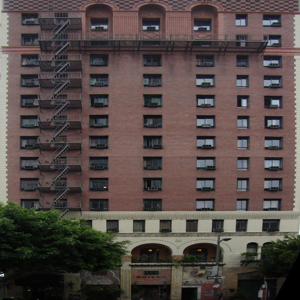
#> input picture data/facades/img/cmp_b0046.png, 300 x 300 px, found by its file name; its folder holds 4 pictures in this run
$ jupyter execute --allow-errors Output.ipynb   (older library calls are emulated)
#> lines starting #> are read from the running program, lines starting #| are printed output that depends on the picture; pictures that were not available may be replaced by others from this repository, and a replacement may not be noted
#> further down, facade_a is the input picture: PIL image 300x300 RGB; mean R, G, B 84.4, 73.8, 70.9
#> `facade_a = facade_a.resize((256, 256), Image.BICUBIC)`:
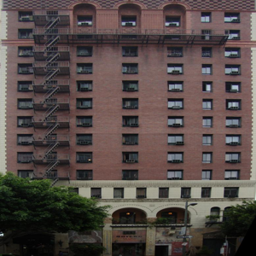
#> facade_a: PIL image 256x256 RGB; mean R, G, B 84.4, 73.8, 70.9
[cell 1]
import torch
import torch.nn as nn
import os
import numpy as np
import cv2
from PIL import Image
import torchvision.transforms as transforms
import matplotlib.pyplot as plt
import torch.nn.functional as F
from scipy.ndimage.filters import median_filter

# 언샵 마스크

[cell 2]
def unsharp(image, sigma, strength):

    # Median filtering
    image_mf = median_filter(image, sigma)

    # Calculate the Laplacian
    lap = cv2.Laplacian(image_mf,cv2.CV_64F)

    # Calculate the sharpened image
    sharp = image-strength*lap

    sharp[sharp>255] = 255
    sharp[sharp<0] = 0

    return sharp

[cell 3]
# conv function
# [16 lines left out: functions conv, deconv, not called in this run]

[cell 4]
class Generator(nn.Module):
    # initializers
    # [46 lines left out: functions __init__, forward, not called in this run]

[cell 5]
# [11 lines left out: functions to_var, to_data, not called in this run]

def denorm(x):
    out = (x + 1) / 2
    return out.clamp(0, 1)

# [36 lines left out: functions show_images, save_images, upgradepic, not called in this run]

# Read Generator

#> (a cell that did not finish here is left out)

[cell 7]
import os
os.chdir("D:/facades/skt")

[cell 8]
directory_skt = "D:/facades/skt5"

[cell 9]
directory_img= "D:/facades/img"

[cell 10]
dirlist_img= os.listdir('D:/facades/img')

[cell 11]
dirlist_skt = os.listdir('D:/facades/skt5')

#> (a cell that did not finish here is left out)

# unsharp code

[cell 13]
dirlist = os.listdir('C:/Users/User/Desktop/데이터진흥원/d')

#> (a cell that did not finish here is left out)


$ run again, on data/facades/img/cmp_b0067.png
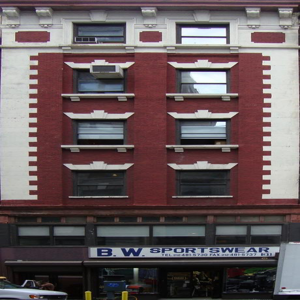
#> input picture data/facades/img/cmp_b0067.png, 300 x 300 px, found by its file name
#> facade_a is the input picture: PIL image 300x300 RGB; mean R, G, B 102.7, 88.9, 91
#> `facade_a = facade_a.resize((256, 256), Image.BICUBIC)`:
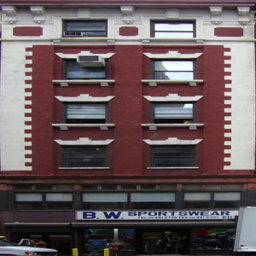
#> facade_a: PIL image 256x256 RGB; mean R, G, B 102.7, 88.9, 91

$ run again, on data/facades/img/cmp_b0070.png
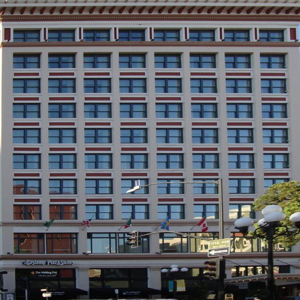
#> input picture data/facades/img/cmp_b0070.png, 300 x 300 px, found by its file name
#> facade_a is the input picture: PIL image 300x300 RGB; mean R, G, B 94.4, 97.6, 104.6
#> `facade_a = facade_a.resize((256, 256), Image.BICUBIC)`:
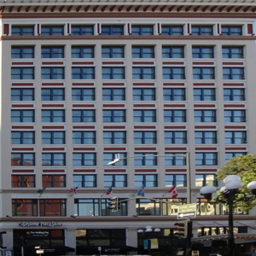
#> facade_a: PIL image 256x256 RGB; mean R, G, B 94.4, 97.6, 104.6

$ run again, on data/facades/img/cmp_b0083.png
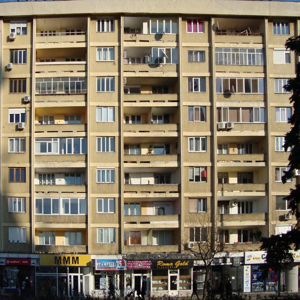
#> input picture data/facades/img/cmp_b0083.png, 300 x 300 px, found by its file name
#> facade_a is the input picture: PIL image 300x300 RGB; mean R, G, B 132.4, 120.8, 100.5
#> `facade_a = facade_a.resize((256, 256), Image.BICUBIC)`:
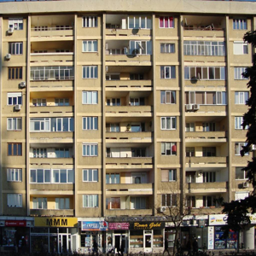
#> facade_a: PIL image 256x256 RGB; mean R, G, B 132.4, 120.8, 100.5
